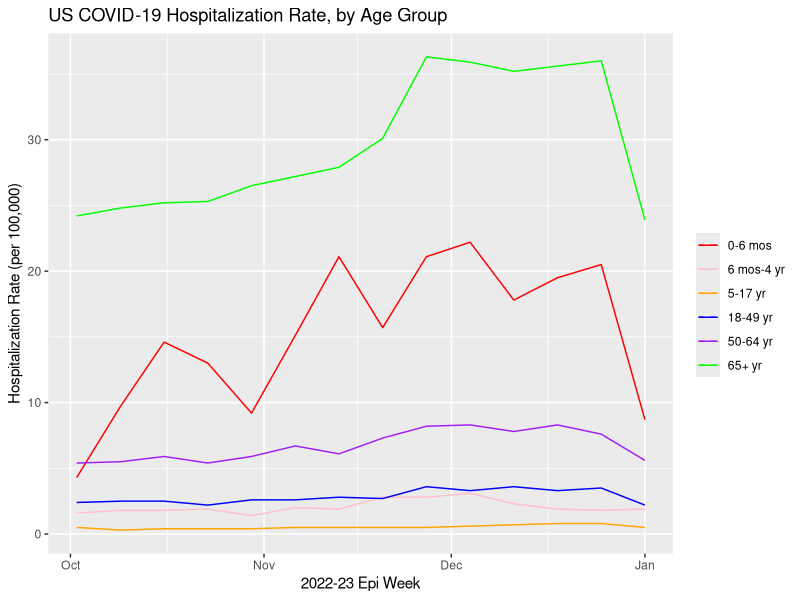
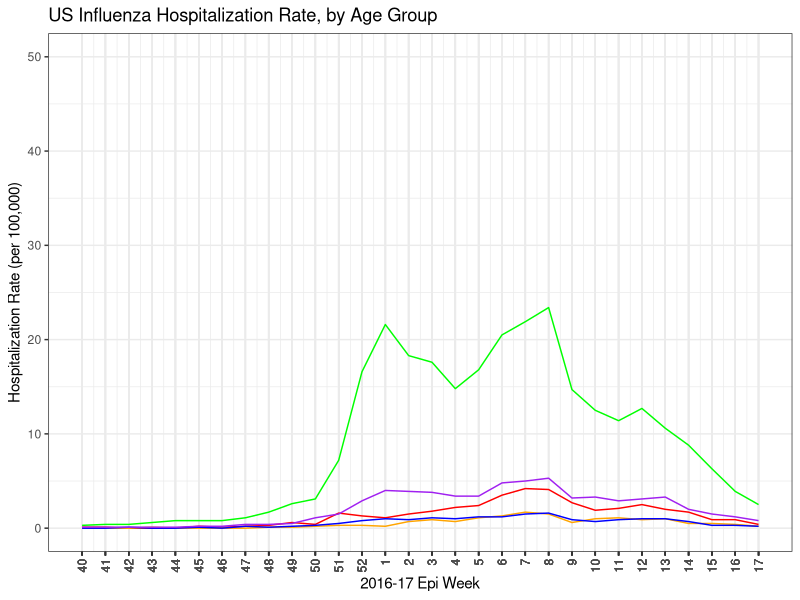
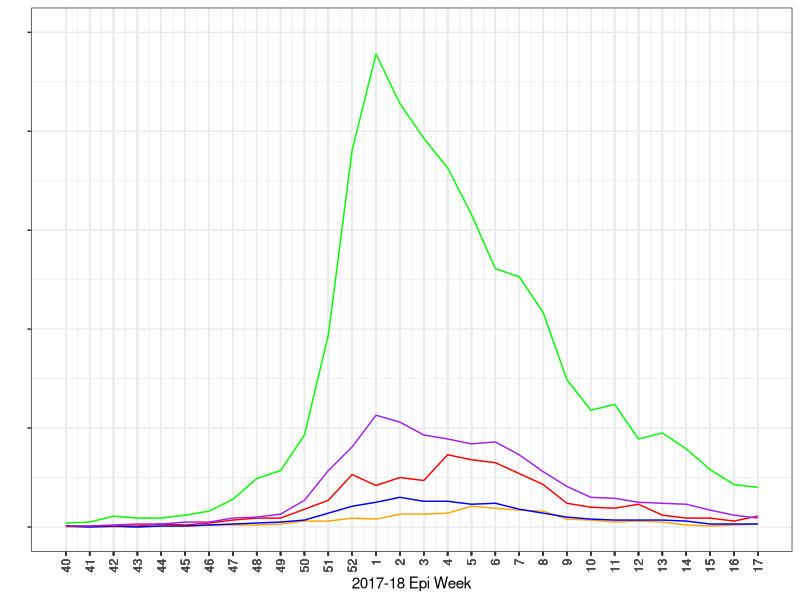
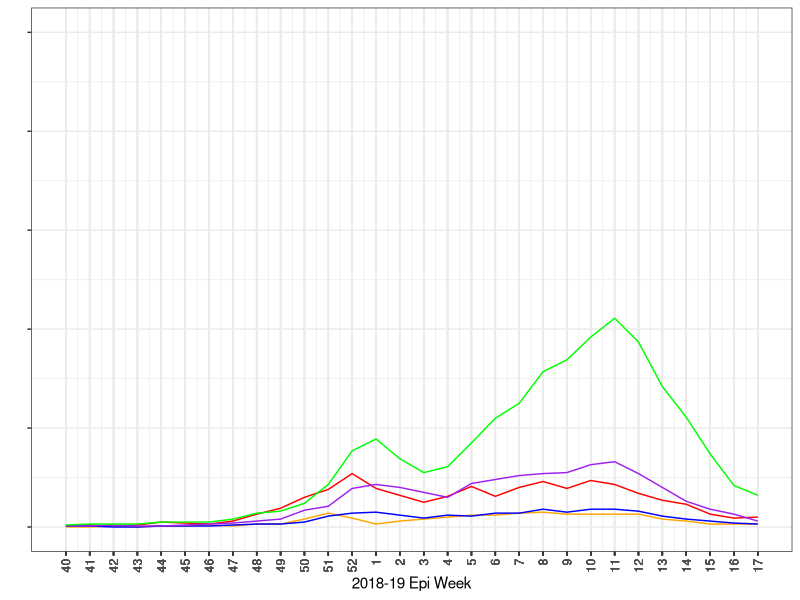
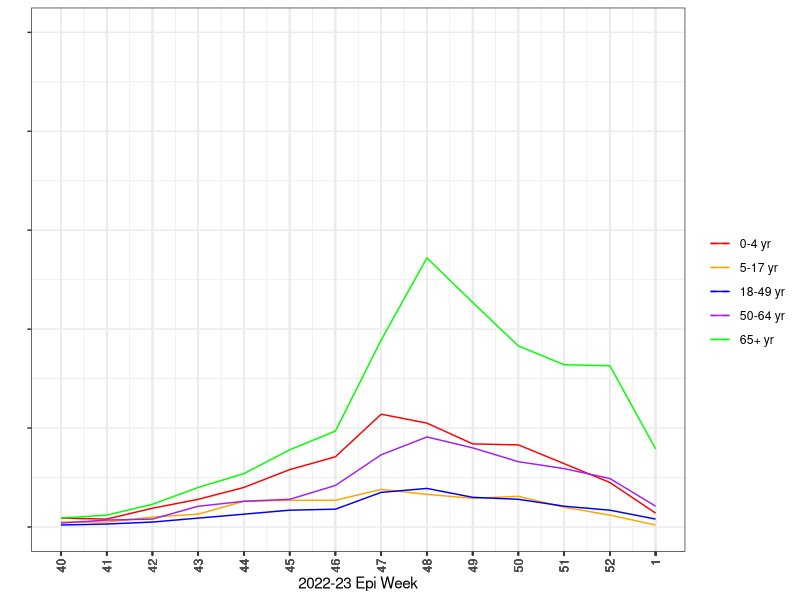
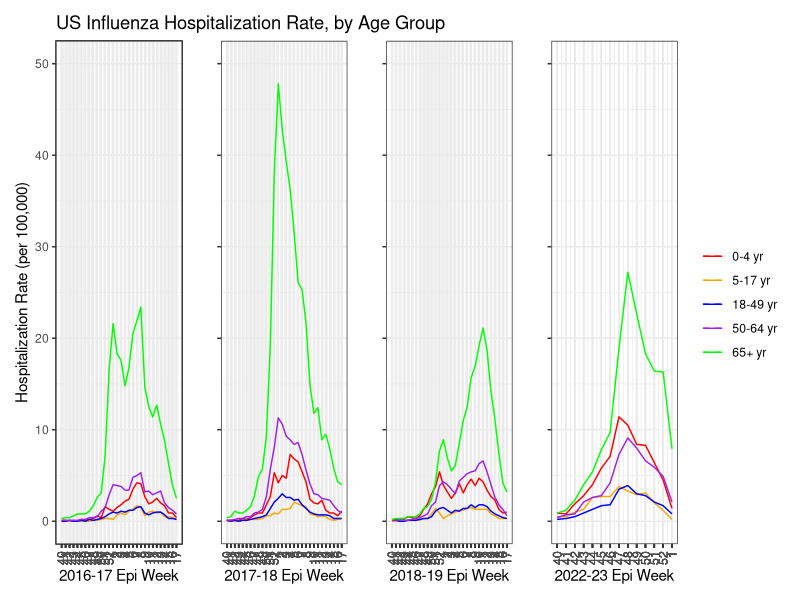
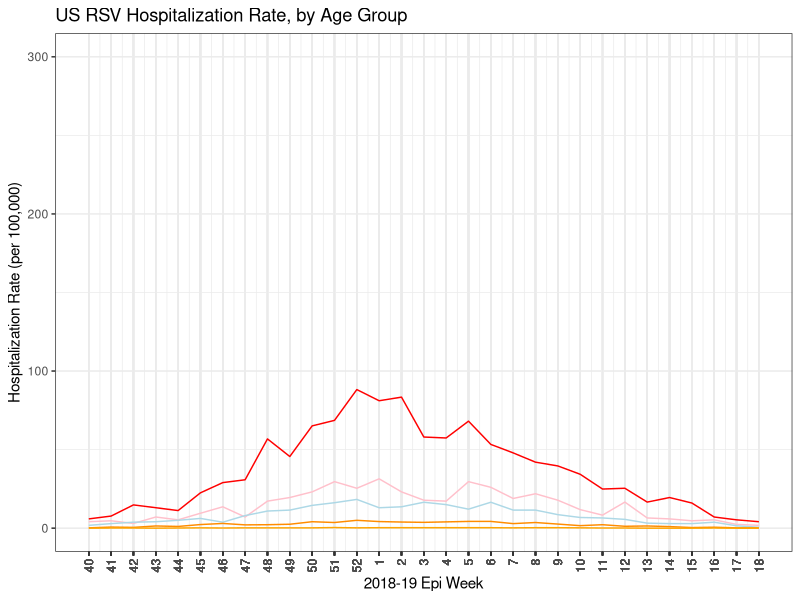
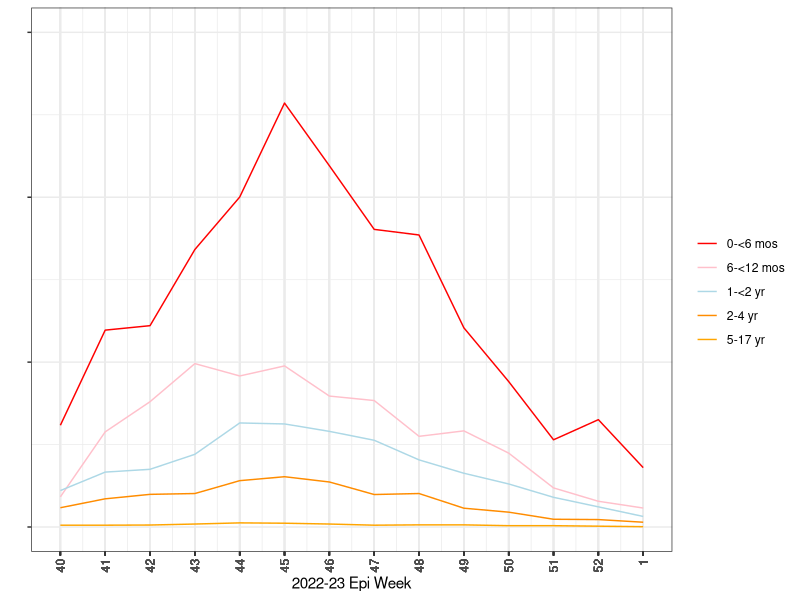

R code for these plots, in order: (Note: this script raises an error after producing the figures.)
#------------------------------------------------------------#
# Analysis Graph #4                                          #
# Age breakdown for each virus (Influenza, RSV, COVID-19)    #                                                     
# Countries:                                                 #
#    Germany                                                 #
#    USA                                                     #
#------------------------------------------------------------#

#setwd("~/Desktop/LSHTM/Github/lshtm-dc-sanofi")

library(tidyverse)
library(patchwork)

# load data
data <- read.csv("data/merged_data/merged_data.csv")

#------------------------------------------------------------
# setting up data for analysis

# convert start_date to date
data$start_date <- as.Date(data$start_date)

#set up data sets by season (taking this bit of code from Jess)

# 2016 - start wk - 2016-10-02 --> 2017-05-14
data_16 <- data %>% filter(start_date >= '2016-10-02')
data_16 <- data_16 %>% filter(start_date <= '2017-05-14')

# 2017 - start wk - 2017-10-01 --> 2018-05-13
data_17 <- data %>% filter(start_date >= '2017-10-01')
data_17 <- data_17 %>% filter(start_date <= '2018-05-13')

# 2018 - start wk - 2018-09-30 --> 2019-05-12
data_18 <- data %>% filter(start_date >= '2018-09-30')
data_18 <- data_18 %>% filter(start_date <= '2019-05-12')

# 2019 - start wk - 2019-09-29 --> 2020-05-11
data_19 <- data %>% filter(start_date >= '2019-09-29')
data_19 <- data_19 %>% filter(start_date <= '2020-05-11')

# 2022 - start wk - 2022-10-02 --> 2023-01-01
data_22 <- data %>% filter(start_date >= '2022-10-02')
data_22 <- data_22 %>% filter(start_date <= '2023-01-01')

#------------------------------------------------------------
# Setting up US data frames

# creating separate data frames for each season and virus
# flu
usa_flu_16 <- data_16 %>% 
     filter(country == "US" & is.na(hsp_rate_flu) == FALSE & (age_group=="0-4 yr" | age_group=="5-17 yr" | age_group=="18-49 yr" | age_group=="50-64 yr" | age_group=="65+ yr" | age_group=="Overall")) %>% 
     select(id, data_source, country, hemisphere, start_date, week, year, age_group, hsp_rate_flu)

usa_flu_17 <- data_17 %>% 
     filter(country == "US" & is.na(hsp_rate_flu) == FALSE & (age_group=="0-4 yr" | age_group=="5-17 yr" | age_group=="18-49 yr" | age_group=="50-64 yr" | age_group=="65+ yr" | age_group=="Overall")) %>% 
     select(id, data_source, country, hemisphere, start_date, week, year, age_group, hsp_rate_flu)

usa_flu_18 <- data_18 %>% 
     filter(country == "US" & is.na(hsp_rate_flu) == FALSE & (age_group=="0-4 yr" | age_group=="5-17 yr" | age_group=="18-49 yr" | age_group=="50-64 yr" | age_group=="65+ yr" | age_group=="Overall")) %>% 
     select(id, data_source, country, hemisphere, start_date, week, year, age_group, hsp_rate_flu)

usa_flu_22 <- data_22 %>% 
     filter(country == "US" & is.na(hsp_rate_flu) == FALSE & (age_group=="0-4 yr" | age_group=="5-17 yr" | age_group=="18-49 yr" | age_group=="50-64 yr" | age_group=="65+ yr" | age_group=="Overall")) %>% 
     select(id, data_source, country, hemisphere, start_date, week, year, age_group, hsp_rate_flu)

# rsv
# no under 18 data for 2016
# usa_rsv_16 <- data_16 %>% 
#      filter(country == "US" & is.na(hsp_rate_rsv) == FALSE & (age_group=="----0-<6 months" | age_group=="----6-<12 months" | age_group=="----1-<2 years" | age_group=="----2-4 years" | age_group=="5-17 years" | age_group=="18-49 years" | age_group=="50-64 years" | age_group=="65+ years" | age_group=="Overall")) %>% 
#      select(id, data_source, country, hemisphere, start_date, week, year, age_group, hsp_rate_rsv)

# no under 18 data for 2017
# usa_rsv_17 <- data_17 %>% 
#      filter(country == "US" & is.na(hsp_rate_rsv) == FALSE & (age_group=="----0-<6 months" | age_group=="----6-<12 months" | age_group=="----1-<2 years" | age_group=="----2-4 years" | age_group=="5-17 years" | age_group=="18-49 years" | age_group=="50-64 years" | age_group=="65+ years" | age_group=="Overall")) %>% 
#      select(id, data_source, country, hemisphere, start_date, week, year, age_group, hsp_rate_rsv)

usa_rsv_18 <- data_18 %>% 
     filter(country == "US" & is.na(hsp_rate_rsv) == FALSE & (age_group=="----0-<6 months" | age_group=="----6-<12 months" | age_group=="----1-<2 years" | age_group=="----2-4 years" | age_group=="5-17 years" | age_group=="18-49 years" | age_group=="50-64 years" | age_group=="65+ years" | age_group=="Overall")) %>% 
     select(id, data_source, country, hemisphere, start_date, week, year, age_group, hsp_rate_rsv)

usa_rsv_22 <- data_22 %>% 
     filter(country == "US" & is.na(hsp_rate_rsv) == FALSE & (age_group=="----0-<6 months" | age_group=="----6-<12 months" | age_group=="----1-<2 years" | age_group=="----2-4 years" | age_group=="5-17 years" | age_group=="18-49 years" | age_group=="50-64 years" | age_group=="65+ years" | age_group=="Overall")) %>% 
     select(id, data_source, country, hemisphere, start_date, week, year, age_group, hsp_rate_rsv)

# covid-19
usa_covid19_22 <- data_22 %>% 
               filter(country == "US" & is.na(hsp_rate_covid19) == FALSE & (age_group=="0-<6 months" | age_group=="6 months-4 yr" | age_group=="5-17 yr" | age_group=="18-49 yr" | age_group=="50-64 yr" | age_group=="65+ yr" | age_group=="Overall")) %>% 
               select(id, data_source, country, hemisphere, start_date, week, year, age_group, hsp_rate_covid19)

#------------------------------------------------------------
# USA Flu Plots

# flu plot (2016 - 17) 
date_breaks <- usa_flu_16$start_date
epi <- usa_flu_16$week

usa_flu_16_17_plot <- ggplot() + 
     geom_line(data = filter(usa_flu_16, age_group=="0-4 yr"), aes(x = start_date, y = hsp_rate_flu, color = '0-4 yr')) +
     geom_line(data = filter(usa_flu_16, age_group=="5-17 yr"), aes(x = start_date, y = hsp_rate_flu, color='5-17 yr')) +
     geom_line(data = filter(usa_flu_16, age_group=="18-49 yr"), aes(x = start_date, y = hsp_rate_flu, color='18-49 yr')) +
     geom_line(data = filter(usa_flu_16, age_group=="50-64 yr"), aes(x = start_date, y = hsp_rate_flu, color='50-64 yr')) +
     geom_line(data = filter(usa_flu_16, age_group=="65+ yr"), aes(x = start_date, y = hsp_rate_flu, color='65+ yr')) +
     geom_line(data = filter(usa_flu_16, age_group=="Overall"), aes(x = start_date, y = hsp_rate_flu, color='Total'), linetype="dashed") +
     scale_color_manual("", 
                         breaks = c('0-4 yr','5-17 yr', '18-49 yr', '50-64 yr', '65+ yr', 'Total'),
                         values = c("0-4 yr"="red", "5-17 yr"="orange", '18-49 yr'='blue', '50-64 yr'='purple', '65+ yr'='green', 'Total'='black')) +
     xlab('2016-17 Epi Week') +
     ylab('Hospitalization Rate (per 100,000)') +
     ggtitle('US Influenza Hospitalization Rate, by Age Group') +
     theme_bw() +
     scale_x_date(breaks = date_breaks, labels = epi) +
     ylim(0, 50) +
     theme(axis.text.x = element_text(angle = 90, vjust = 0.5, hjust = 1)) +
     theme(legend.position='none')

# flu plot (2017 - 18) 
date_breaks <- usa_flu_17$start_date
epi <- usa_flu_17$week

usa_flu_17_18_plot <- ggplot() + 
     geom_line(data = filter(usa_flu_17, age_group=="0-4 yr"), aes(x = start_date, y = hsp_rate_flu, color = '0-4 yr')) +
     geom_line(data = filter(usa_flu_17, age_group=="5-17 yr"), aes(x = start_date, y = hsp_rate_flu, color='5-17 yr')) +
     geom_line(data = filter(usa_flu_17, age_group=="18-49 yr"), aes(x = start_date, y = hsp_rate_flu, color='18-49 yr')) +
     geom_line(data = filter(usa_flu_17, age_group=="50-64 yr"), aes(x = start_date, y = hsp_rate_flu, color='50-64 yr')) +
     geom_line(data = filter(usa_flu_17, age_group=="65+ yr"), aes(x = start_date, y = hsp_rate_flu, color='65+ yr')) +
     geom_line(data = filter(usa_flu_17, age_group=="Overall"), aes(x = start_date, y = hsp_rate_flu, color='Total'), linetype="dashed") +
     scale_color_manual("", 
                        breaks = c('0-4 yr','5-17 yr', '18-49 yr', '50-64 yr', '65+ yr', 'Total'),
                        values = c("0-4 yr"="red", "5-17 yr"="orange", '18-49 yr'='blue', '50-64 yr'='purple', '65+ yr'='green', 'Total'='black')) +
     xlab('2017-18 Epi Week') +
     ylab("") +
     theme_bw() +
     scale_x_date(breaks = date_breaks, labels = epi) +
     ylim(0, 50) +
     theme(axis.text.x = element_text(angle = 90, vjust = 0.5, hjust = 1), axis.text.y=element_blank()) +
     theme(legend.position='none')

# flu plot (2018 - 19) 
date_breaks <- usa_flu_18$start_date
epi <- usa_flu_18$week

usa_flu_18_19_plot <- ggplot() + 
     geom_line(data = filter(usa_flu_18, age_group=="0-4 yr"), aes(x = start_date, y = hsp_rate_flu, color = '0-4 yr')) +
     geom_line(data = filter(usa_flu_18, age_group=="5-17 yr"), aes(x = start_date, y = hsp_rate_flu, color='5-17 yr')) +
     geom_line(data = filter(usa_flu_18, age_group=="18-49 yr"), aes(x = start_date, y = hsp_rate_flu, color='18-49 yr')) +
     geom_line(data = filter(usa_flu_18, age_group=="50-64 yr"), aes(x = start_date, y = hsp_rate_flu, color='50-64 yr')) +
     geom_line(data = filter(usa_flu_18, age_group=="65+ yr"), aes(x = start_date, y = hsp_rate_flu, color='65+ yr')) +
     geom_line(data = filter(usa_flu_18, age_group=="Overall"), aes(x = start_date, y = hsp_rate_flu, color='Total'), linetype="dashed") +
     scale_color_manual("", 
                        breaks = c('0-4 yr','5-17 yr', '18-49 yr', '50-64 yr', '65+ yr', 'Total'),
                        values = c("0-4 yr"="red", "5-17 yr"="orange", '18-49 yr'='blue', '50-64 yr'='purple', '65+ yr'='green', 'Total'='black')) +
     xlab('2018-19 Epi Week') +
     ylab("") +
     theme_bw() +
     scale_x_date(breaks = date_breaks, labels = epi) +
     ylim(0, 50) +
     theme(axis.text.x = element_text(angle = 90, vjust = 0.5, hjust = 1), axis.text.y=element_blank()) +
     theme(legend.position='none')

# flu plot (2022 - 23) 
date_breaks <- usa_flu_22$start_date
epi <- usa_flu_22$week

usa_flu_22_23_plot <- ggplot() + 
     geom_line(data = filter(usa_flu_22, age_group=="0-4 yr"), aes(x = start_date, y = hsp_rate_flu, color = '0-4 yr')) +
     geom_line(data = filter(usa_flu_22, age_group=="5-17 yr"), aes(x = start_date, y = hsp_rate_flu, color='5-17 yr')) +
     geom_line(data = filter(usa_flu_22, age_group=="18-49 yr"), aes(x = start_date, y = hsp_rate_flu, color='18-49 yr')) +
     geom_line(data = filter(usa_flu_22, age_group=="50-64 yr"), aes(x = start_date, y = hsp_rate_flu, color='50-64 yr')) +
     geom_line(data = filter(usa_flu_22, age_group=="65+ yr"), aes(x = start_date, y = hsp_rate_flu, color='65+ yr')) +
     geom_line(data = filter(usa_flu_22, age_group=="Overall"), aes(x = start_date, y = hsp_rate_flu, color='Total'), linetype="dashed") +
     scale_color_manual("", 
                        breaks = c('0-4 yr','5-17 yr', '18-49 yr', '50-64 yr', '65+ yr', 'Total'),
                        values = c("0-4 yr"="red", "5-17 yr"="orange", '18-49 yr'='blue', '50-64 yr'='purple', '65+ yr'='green', 'Total'='black')) +
     xlab('2022-23 Epi Week') +
     ylab("") +
     theme_bw() +
     scale_x_date(breaks = date_breaks, labels = epi) +
     ylim(0, 50) +
     theme(axis.text.x = element_text(angle = 90, vjust = 0.5, hjust = 1), axis.text.y=element_blank())

# arrange plots
usa_flu_plots <- usa_flu_16_17_plot + 
     usa_flu_17_18_plot + 
     usa_flu_18_19_plot + 
     usa_flu_22_23_plot +
     plot_layout(ncol = 4)

# save plot
#save_plot(file = 'output/usa_flu_hosp_agegroup.pdf', plot = usa_flu_plots, base_width=15, base_height=9)

#------------------------------------------------------------
# USA RSV Plots

# rsv plot (2018 - 19) 
date_breaks <- usa_rsv_18$start_date
epi <- usa_rsv_18$week

usa_rsv_18_19_plot <- ggplot() + 
     geom_line(data = filter(usa_rsv_18, age_group=="----0-<6 months"), aes(x = start_date, y = hsp_rate_rsv, color = '0-<6 mos')) +
     geom_line(data = filter(usa_rsv_18, age_group=="----6-<12 months"), aes(x = start_date, y = hsp_rate_rsv, color='6-<12 mos')) +
     geom_line(data = filter(usa_rsv_18, age_group=="----1-<2 years"), aes(x = start_date, y = hsp_rate_rsv, color='1-<2 yr')) +
     geom_line(data = filter(usa_rsv_18, age_group=="----2-4 years"), aes(x = start_date, y = hsp_rate_rsv, color='2-4 yr')) +
     geom_line(data = filter(usa_rsv_18, age_group=="5-17 years"), aes(x = start_date, y = hsp_rate_rsv, color='5-17 yr')) +
     #geom_line(data = filter(usa_rsv_18, age_group=="18-49 years"), aes(x = start_date, y = hsp_rate_rsv, color='18-49 yr')) +
     #geom_line(data = filter(usa_rsv_18, age_group=="50-64 years"), aes(x = start_date, y = hsp_rate_rsv, color='50-64 yr')) +
     #geom_line(data = filter(usa_rsv_18, age_group=="65+ years"), aes(x = start_date, y = hsp_rate_rsv, color='65+ yr')) +
     #geom_line(data = filter(usa_rsv_18, age_group=="Overall"), aes(x = start_date, y = hsp_rate_rsv, color='Total'), linetype="dashed") +
     # scale_color_manual("", 
     #                    breaks = c('0-<6 mos', '6-<12 mos', '1-<2 yr', '2-4 yr','5-17 yr', '18-49 yr', '50-64 yr', '65+ yr', 'Total'),
     #                    values = c("0-<6 mos"="red", '6-<12 mos'="pink", '1-<2 yr'="lightblue", '2-4 yr'="darkorange", "5-17 yr"="orange", '18-49 yr'='blue', '50-64 yr'='purple', '65+ yr'='green', 'Total'='black')) +
     scale_color_manual("", 
                        breaks = c('0-<6 mos', '6-<12 mos', '1-<2 yr', '2-4 yr','5-17 yr'),
                        values = c("0-<6 mos"="red", '6-<12 mos'="pink", '1-<2 yr'="lightblue", '2-4 yr'="darkorange", "5-17 yr"="orange")) +
     
     xlab('2018-19 Epi Week') +
     ylab('Hospitalization Rate (per 100,000)') +
     ylim(0, 300) +
     ggtitle('US RSV Hospitalization Rate, by Age Group') +
     theme_bw() +
     scale_x_date(breaks = date_breaks, labels = epi) +
     theme(axis.text.x = element_text(angle = 90, vjust = 0.5, hjust = 1)) +
     theme(legend.position='none')

# rsv plot (2022 - 23) 
date_breaks <- usa_rsv_22$start_date
epi <- usa_rsv_22$week

usa_rsv_22_23_plot <- ggplot() + 
     geom_line(data = filter(usa_rsv_22, age_group=="----0-<6 months"), aes(x = start_date, y = hsp_rate_rsv, color = '0-<6 mos')) +
     geom_line(data = filter(usa_rsv_22, age_group=="----6-<12 months"), aes(x = start_date, y = hsp_rate_rsv, color='6-<12 mos')) +
     geom_line(data = filter(usa_rsv_22, age_group=="----1-<2 years"), aes(x = start_date, y = hsp_rate_rsv, color='1-<2 yr')) +
     geom_line(data = filter(usa_rsv_22, age_group=="----2-4 years"), aes(x = start_date, y = hsp_rate_rsv, color='2-4 yr')) +
     geom_line(data = filter(usa_rsv_22, age_group=="5-17 years"), aes(x = start_date, y = hsp_rate_rsv, color='5-17 yr')) +
#commenting out these higher age groups as there's not much to see here
     #geom_line(data = filter(usa_rsv_22, age_group=="18-49 years"), aes(x = start_date, y = hsp_rate_rsv, color='18-49 yr')) +
     #geom_line(data = filter(usa_rsv_22, age_group=="50-64 years"), aes(x = start_date, y = hsp_rate_rsv, color='50-64 yr')) +
     #geom_line(data = filter(usa_rsv_22, age_group=="65+ years"), aes(x = start_date, y = hsp_rate_rsv, color='65+ yr')) +
     #geom_line(data = filter(usa_rsv_22, age_group=="Overall"), aes(x = start_date, y = hsp_rate_rsv, color='Total'), linetype="dashed") +
     # scale_color_manual("", 
     #                    breaks = c('0-<6 mos', '6-<12 mos', '1-<2 yr', '2-4 yr','5-17 yr', '18-49 yr', '50-64 yr', '65+ yr', 'Total'),
     #                    values = c("0-<6 mos"="red", '6-<12 mos'="pink", '1-<2 yr'="lightblue", '2-4 yr'="darkorange", "5-17 yr"="orange", '18-49 yr'='blue', '50-64 yr'='purple', '65+ yr'='green', 'Total'='black')) +
     scale_color_manual("", 
                        breaks = c('0-<6 mos', '6-<12 mos', '1-<2 yr', '2-4 yr','5-17 yr'),
                        values = c("0-<6 mos"="red", '6-<12 mos'="pink", '1-<2 yr'="lightblue", '2-4 yr'="darkorange", "5-17 yr"="orange")) +
     
     xlab('2022-23 Epi Week') +
     ylab('') +
     ylim(0, 300) +
     theme_bw() +
     scale_x_date(breaks = date_breaks, labels = epi) +
     theme(axis.text.x = element_text(angle = 90, vjust = 0.5, hjust = 1), axis.text.y=element_blank()) 

# arrange plots
usa_rsv_plots <- usa_rsv_18_19_plot + usa_rsv_22_23_plot 

# save plot
#save_plot(file = 'output/usa_rsv_hosp_agegroup.pdf', plot = usa_rsv_plots, base_width=15, base_height=9)

#------------------------------------------------------------
# USA COVID-19 Plots
date_breaks <- usa_covid19_22$start_date
epi <- usa_covid19_22$week

usa_covid19_22_23_plot <- ggplot() + 
     geom_line(data = filter(usa_covid19_22, age_group=="0-<6 months"), aes(x = start_date, y = hsp_rate_covid19, color = '0-6 mos')) +
     geom_line(data = filter(usa_covid19_22, age_group=="6 months-4 yr"), aes(x = start_date, y = hsp_rate_covid19, color='6 mos-4 yr')) +
     geom_line(data = filter(usa_covid19_22, age_group=="5-17 yr"), aes(x = start_date, y = hsp_rate_covid19, color='5-17 yr')) +
     geom_line(data = filter(usa_covid19_22, age_group=="18-49 yr"), aes(x = start_date, y = hsp_rate_covid19, color='18-49 yr')) +
     geom_line(data = filter(usa_covid19_22, age_group=="50-64 yr"), aes(x = start_date, y = hsp_rate_covid19, color='50-64 yr')) +
     geom_line(data = filter(usa_covid19_22, age_group=="65+ yr"), aes(x = start_date, y = hsp_rate_covid19, color='65+ yr')) +
     geom_line(data = filter(usa_covid19_22, age_group=="Overall"), aes(x = start_date, y = hsp_rate_covid19, color='Total'), linetype="dashed") +
     scale_color_manual("",
                        breaks = c('0-6 mos', '6 mos-4 yr', '5-17 yr', '18-49 yr', '50-64 yr', '65+ yr', 'Total'),
                        values = c("0-6 mos"="red", '6 mos-4 yr'="pink", "5-17 yr"="orange", '18-49 yr'='blue', '50-64 yr'='purple', '65+ yr'='green', 'Total'='black')) +
     xlab('2022-23 Epi Week') +
     ylab('Hospitalization Rate (per 100,000)') +
     ggtitle("US COVID-19 Hospitalization Rate, by Age Group")
     theme_bw() +
     scale_x_date(breaks = date_breaks, labels = epi) +
     theme(axis.text.x = element_text(angle = 90, vjust = 0.5, hjust = 1)) 

usa_covid19_22_23_plot

#save_plot(file = 'output/usa_covid19_hosp_agegroup.pdf', plot = usa_covid19_22_23_plot, base_width=15, base_height=9)

#------------------------------------------------------------
# Setting up Germany data frames

# creating separate data frames for each season and virus
# flu
ger_flu_16 <- data_16 %>% 
     filter(country == "DE" & is.na(hsp_rate_flu) == FALSE) %>% 
     select(id, data_source, country, hemisphere, start_date, week, year, age_group, hsp_rate_flu)

ger_flu_17 <- data_17 %>% 
     filter(country == "DE" & is.na(hsp_rate_flu) == FALSE) %>% 
     select(id, data_source, country, hemisphere, start_date, week, year, age_group, hsp_rate_flu)

ger_flu_18 <- data_18 %>% 
     filter(country == "DE" & is.na(hsp_rate_flu) == FALSE) %>% 
     select(id, data_source, country, hemisphere, start_date, week, year, age_group, hsp_rate_flu)

ger_flu_22 <- data_22 %>% 
     filter(country == "DE" & is.na(hsp_rate_flu) == FALSE) %>% 
     select(id, data_source, country, hemisphere, start_date, week, year, age_group, hsp_rate_flu)

#------------------------------------------------------------
# Germany Flu Plots

# flu plot (2016 - 17) 
date_breaks <- ger_flu_16$start_date
epi <- ger_flu_16$week

ger_flu_16_17_plot <- ggplot() + 
     geom_line(data = filter(ger_flu_16, agg_age_group=='0-4'), aes(x = start_date, y = hsp_rate_flu, color = '0-4 yr')) +
     geom_line(data = filter(ger_flu_16, agg_age_group=='5-19'), aes(x = start_date, y = hsp_rate_flu, color='5-19 yr')) +
     geom_line(data = filter(ger_flu_16, agg_age_group=='20-49'), aes(x = start_date, y = hsp_rate_flu, color='20-49 yr')) +
     geom_line(data = filter(ger_flu_16, agg_age_group=='50-64'), aes(x = start_date, y = hsp_rate_flu, color='50-64 yr')) +
     geom_line(data = filter(ger_flu_16, agg_age_group=='65+'), aes(x = start_date, y = hsp_rate_flu, color='65+ yr')) +
     geom_line(data = filter(ger_flu_16, agg_age_group=='Total'), aes(x = start_date, y = hsp_rate_flu, color='Total'), linetype="dashed") +
     scale_color_manual("", 
                        breaks = c('0-4 yr','5-19 yr', '20-49 yr', '50-64 yr', '65+ yr', 'Total'),
                        values = c("0-4 yr"="red", "5-19 yr"="orange", '20-49 yr'='blue', '50-64 yr'='purple', '65+ yr'='green', 'Total'='black')) +
     xlab('2016-17 Epi Week') +
     ylab('Hospitalization Rate (per 100,000)') +
     ggtitle('Germany Influenza Hospitalization Rate, by Age Group') +
     theme_bw() +
     scale_x_date(breaks = date_breaks, labels = epi) +
     theme(axis.text.x = element_text(angle = 90, vjust = 0.5, hjust = 1)) +
     theme(legend.position='none')
